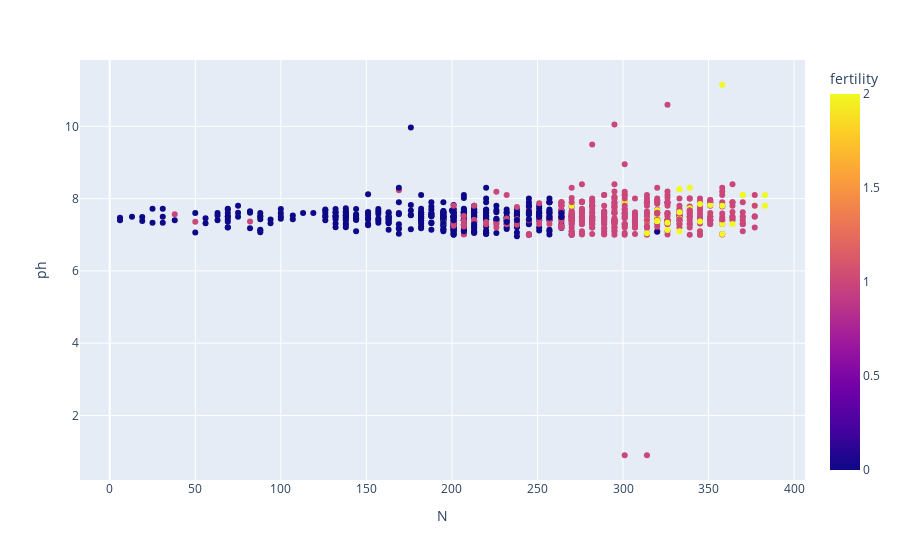

Source (notebook cell):
### Markdown cell above
# Analyze using plotly

### Code cell
# scatter plot N vs ph

fig = px.scatter(data, x='N', y='ph', color='fertility')
fig.show()

### Figure 1 — Plotly figure (JSON) as saved in the notebook; plotly's stock layout.template omitted (floating-point values rounded to 4 significant figures; data arrays with more than 128 entries replaced by an {"elided": "..."} marker saying what was removed)
{"data": [{"hovertemplate": "N=%{x}<br>ph=%{y}<br>fertility=%{marker.color}<extra></extra>", "legendgroup": "", "marker": {"color": {"elided": "880 int values"}, "coloraxis": "coloraxis", "symbol": "circle"}, "mode": "markers", "name": "", "orientation": "v", "showlegend": false, "type": "scatter", "x": {"elided": "880 int values"}, "xaxis": "x", "y": {"elided": "880 float values"}, "yaxis": "y"}], "layout": {"autosize": true, "coloraxis": {"colorbar": {"title": {"text": "fertility"}}, "colorscale": [[0, "#0d0887"], [0.1111, "#46039f"], [0.2222, "#7201a8"], [0.3333, "#9c179e"], [0.4444, "#bd3786"], [0.5556, "#d8576b"], [0.6667, "#ed7953"], [0.7778, "#fb9f3a"], [0.8889, "#fdca26"], [1, "#f0f921"]]}, "legend": {"tracegroupgap": 0}, "margin": {"t": 60}, "xaxis": {"anchor": "y", "autorange": true, "domain": [0, 1], "range": [-17.5, 406.5], "title": {"text": "N"}, "type": "linear"}, "yaxis": {"anchor": "x", "autorange": true, "domain": [0, 1], "range": [0.1064, 11.94], "title": {"text": "ph"}, "type": "linear"}}}
